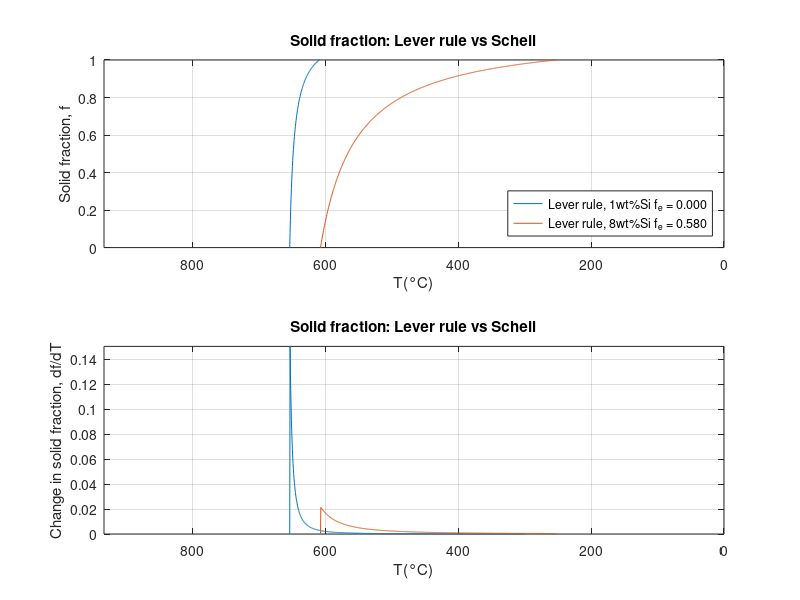

MATLAB code to generate this figure: (Note: this script raises an error after producing the figure.)
%Prosjekt 3 - Eirik Andre Nordbø, Tobias Mohn Werner
%

clear all
clc
close all
%---------------------------Constants----------------------------------
c.Tf = 660.4+273;   %[K]        Melting point of pure Al
c.Te = 577+273;     %[K]        Eutectic point Al-Si system
c.Ce = 12.6;        %[wt%]      Eutectic comp. Al-Si system
c.Cs = 1.8;         %[wt%]      Max solubility of Si in Al(s) Al-Si system
c.k = 0.13;         %           Partition coefficient (=Cl/Cs)
c.pc = 2.58*10^6;   %[J/K*m^3]  Volume heat capacity
c.dHf =9.5*10^8;    %[J/m^3]    Latent heat of fusion
c.ks = 95;           %[W/K*m]    Thermal conductivity (solid)
c.m=(c.Tf-c.Te)/c.Ce; %[K/wt%]
%----------------------------------------------------------------------

%---------------------Assumptions for comparison-----------------------
C0_1=1; %[wt%Si]
C0_2=8; %[wt%Si]

TL(1)=c.Tf -c.m*C0_1;
TL(2)=c.Tf -c.m*C0_2;
%----------------------------------------------------------------------

%--------------Lever rule equilibrium fraction solid ------------------
fs_eq=@(T,TL) (1/(1-c.k))*((TL-T)/(c.Tf-T));
dfs_eq=@(T,TL) (1/(c.k-1))*((TL-c.Tf)/(c.Tf-T)^2);
%----------------------------------------------------------------------

%c)
dT=0.5; %Temperature step
%initial values
T(1,1)=TL(1);
T(1,2)=TL(2);
fs(1,1)=0; 
dfs(1,1)=0; %df/dT
fs(1,2)=0;
dfs(1,2)=0;
j=1;
while (fs(j,1)<1) || (fs(j,2)<1)
    T(j+1,1)=T(j,1)-dT;
    T(j+1,2)=T(j,2)-dT;
    fs(j+1,1)=fs_eq(T(j+1,1),TL(1));
    dfs(j+1,1)=dfs_eq(T(j+1,1),TL(1));
    fs(j+1,2)=fs_eq(T(j+1,2),TL(2));
    dfs(j+1,2)=dfs_eq(T(j+1,2),TL(2));
    j=j+1;
end

%-----------------------Eutectic fraction------------------------------
fe_eq=@(TL) 1-(1/(1-c.k))*((TL-c.Te)/(c.Tf-c.Te));
%----------------------------------------------------------------------

figure
subplot(2,1,1)

for i=1:length(TL)
    plot(T(:,i)-273,fs(:,i))
    hold on
end
%Creating the perfect plot------------------------------------------
axis([0 c.Tf 0 1]);
set(gca,'xdir','reverse');
title('Solid fraction: Lever rule vs Scheil')
fe1=fe_eq(TL(1));
fe2=fe_eq(TL(2));
if fe1<0
    fe1=0;
elseif fe2<0
    fe2=0;
end
strstart1=['Lever rule, ',num2str(C0_1)];
strend1=['wt%Si f_e = ', num2str(fe1,'%.3f')];
strstart2=['Lever rule, ',num2str(C0_2)];
strend2=['wt%Si f_e = ', num2str(fe2,'%.3f')];
str1=strcat(strstart1,strend1);
str2=strcat(strstart2,strend2);
legend(str1,str2,'Location','southeast')
%---------------------------------------------------------------------
grid
xlabel('T(°C)')
ylabel('Solid fraction, f');

subplot(2,1,2)
for i=1:length(TL)
    plot(T(:,i)-273,dfs(:,i))
    hold on
end
axis([0 c.Tf -inf inf]);
set(gca,'xdir','reverse');
title('Solid fraction: Lever rule vs Scheil')
grid
xlabel('T(°C)')
ylabel('Change in solid fraction, df/dT');


% oppgave 1d
fs_star_eq=@(T,TL) 1-((c.Tf-T)/(c.Tf-TL))^(1/(c.k-1))
for i=1:length(TL)
    fs_star(1,2)=0;
    fs_star(1,1)=0;
    j=1;
    while (fs_star(j,1)<1) || (fs_star(j,2)<1)
        T(j+1)=T(j)-dT;
        fs_star(j+1,1)=fs_star_eq(T(j),TL(1))
        fs_star(j+1,2)=fs_star_eq(T(j),TL(2));
        j=j+1;
    end
end
